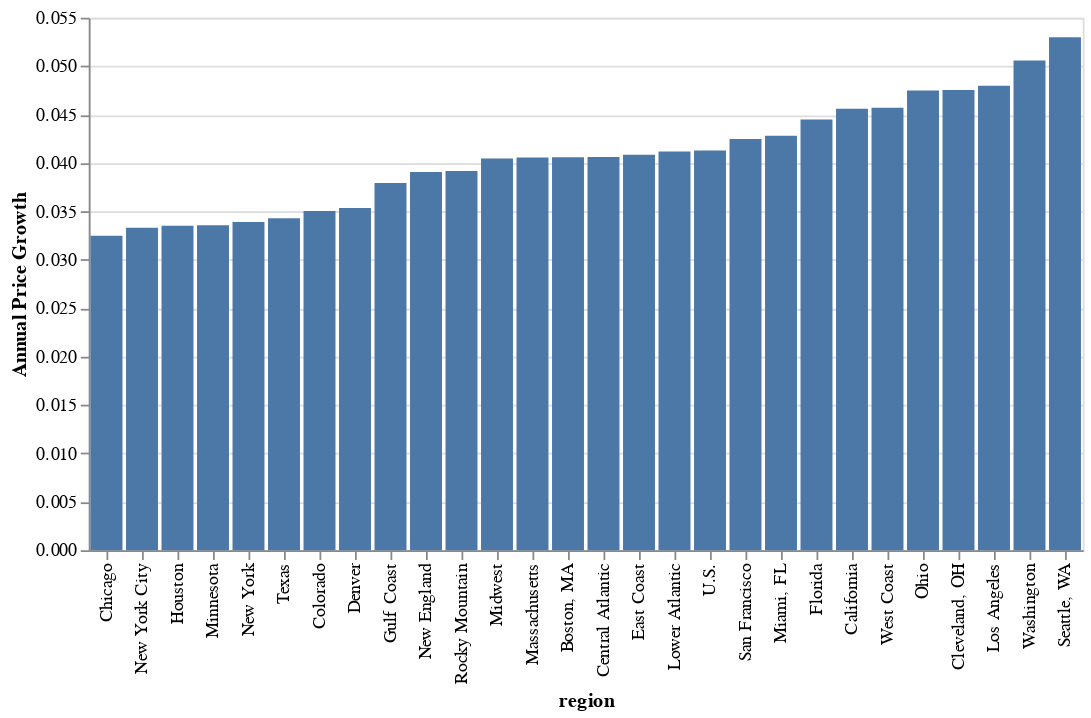

Notebook code for this chart:
### Code cell
(
    df_long.groupby("region")["price_change"]
    .mean()
    .reset_index()
    .assign(annual_price_change=lambda x: x["price_change"] * 52)
    .pipe(alt.Chart)
    .encode(
        x=alt.X("region", sort=alt.SortField("annual_price_change")),
        y=alt.Y("annual_price_change", title="Annual Price Growth"),
    )
    .mark_bar()
)

### Figure 1 — Vega-Lite specification as saved in the notebook (floating-point values rounded to 4 significant figures)
{"config": {"view": {"continuousWidth": 400, "continuousHeight": 300}}, "data": {"name": "data-9ab0210d3fa840dd574b26a8b4a1d030"}, "mark": "bar", "encoding": {"x": {"field": "region", "sort": {"field": "annual_price_change"}, "type": "nominal"}, "y": {"field": "annual_price_change", "title": "Annual Price Growth", "type": "quantitative"}}, "$schema": "https://vega.github.io/schema/vega-lite/v4.17.0.json", "datasets": {"data-9ab0210d3fa840dd574b26a8b4a1d030": [{"region": "Boston, MA", "price_change": 0.0007807, "annual_price_change": 0.0406}, {"region": "California", "price_change": 0.0008771, "annual_price_change": 0.04561}, {"region": "Central Atlantic", "price_change": 0.0007811, "annual_price_change": 0.04062}, {"region": "Chicago", "price_change": 0.0006246, "annual_price_change": 0.03248}, {"region": "Cleveland, OH", "price_change": 0.000914, "annual_price_change": 0.04753}, {"region": "Colorado", "price_change": 0.0006739, "annual_price_change": 0.03505}, {"region": "Denver", "price_change": 0.0006799, "annual_price_change": 0.03536}, {"region": "East Coast", "price_change": 0.0007854, "annual_price_change": 0.04084}, {"region": "Florida", "price_change": 0.0008557, "annual_price_change": 0.0445}, {"region": "Gulf Coast", "price_change": 0.0007295, "annual_price_change": 0.03794}, {"region": "Houston", "price_change": 0.0006446, "annual_price_change": 0.03352}, {"region": "Los Angeles", "price_change": 0.0009225, "annual_price_change": 0.04797}, {"region": "Lower Atlantic", "price_change": 0.000792, "annual_price_change": 0.04118}, {"region": "Massachusetts", "price_change": 0.0007801, "annual_price_change": 0.04057}, {"region": "Miami, FL", "price_change": 0.0008235, "annual_price_change": 0.04282}, {"region": "Midwest", "price_change": 0.000778, "annual_price_change": 0.04046}, {"region": "Minnesota", "price_change": 0.0006454, "annual_price_change": 0.03356}, {"region": "New England", "price_change": 0.0007515, "annual_price_change": 0.03908}, {"region": "New York", "price_change": 0.0006519, "annual_price_change": 0.0339}, {"region": "New York City", "price_change": 0.0006407, "annual_price_change": 0.03332}, {"region": "Ohio", "price_change": 0.0009133, "annual_price_change": 0.04749}, {"region": "Rocky Mountain", "price_change": 0.0007531, "annual_price_change": 0.03916}, {"region": "San Francisco", "price_change": 0.000817, "annual_price_change": 0.04248}, {"region": "Seattle, WA", "price_change": 0.001019, "annual_price_change": 0.05297}, {"region": "Texas", "price_change": 0.0006594, "annual_price_change": 0.03429}, {"region": "U.S.", "price_change": 0.000794, "annual_price_change": 0.04129}, {"region": "Washington", "price_change": 0.0009726, "annual_price_change": 0.05058}, {"region": "West Coast", "price_change": 0.0008791, "annual_price_change": 0.04571}]}}
